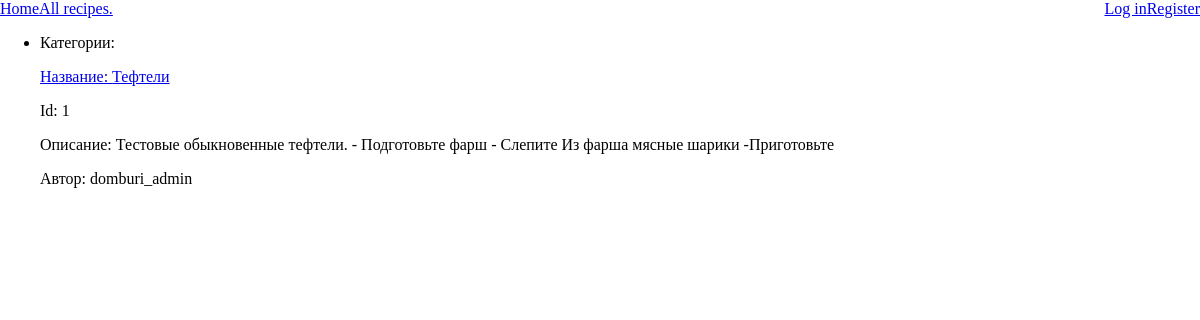
Page /recipes/ on the earlier database version.
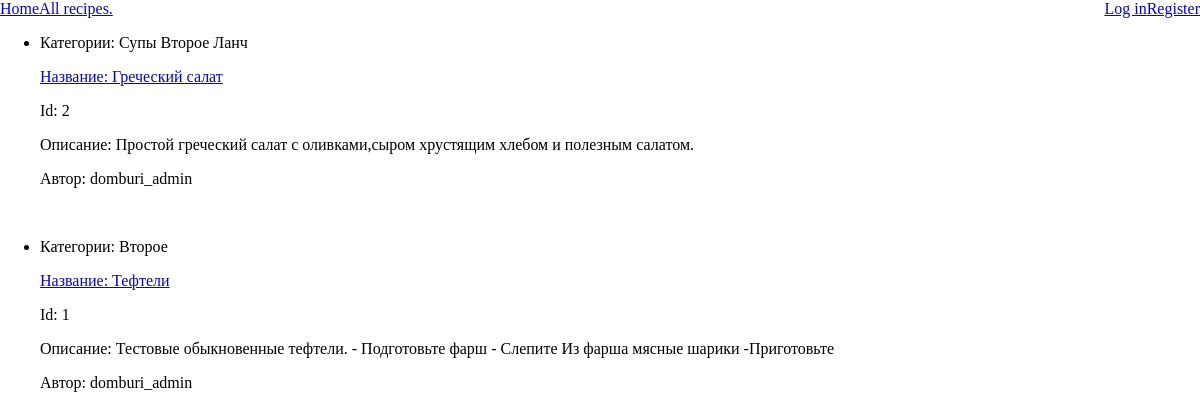
Same page on the later database version.
### recipes/models.py (models this page shows, shortened)
class Recipe(models.Model):
    name = CharField(max_length=40, null=False)
    description = TextField(max_length=2000, null=False, blank=True)
    cooking_steps = IntegerField(default=1)
    cooking_time = IntegerField(default=5)
    image = ImageField(null=True, blank=True)
    author = ForeignKey(User, on_delete=models.CASCADE, related_name='recipe')
    categories = ManyToManyField("Category", related_name='recipes')
    class Meta:
        ordering = ['pk']

class Category(models.Model):
    name = CharField(null=False, max_length=30)
    description = TextField(max_length=200, null=False, blank=True)

### recipes/views.py (the view)
# urls.py: path("", RecipeGeneralView.as_view(), name='index'),
class RecipeGeneralView(ListView):
    queryset = Recipe.objects.select_related('author') \
                   .prefetch_related('categories') \
                   .order_by('?')[:5]
    context_object_name = 'recipes'
    template_name = 'recipes/recipes.html'

### recipes/templates/recipes/recipes.html (shortened to what this page needs)
{% extends "./base.html" %}
{% block body %}
<div>
    {% if recipes %}
    <ul>
        {% for recipe in recipes %}
        <li>
            {% if recipe.categories %}
            <p>
                Категории:
                {% for category in recipe.categories.all %}
                {{ category.name }}
                {% endfor %}
            </p>
            {% endif %}
            <p><a href="{% url 'recipes:recipe_detail' recipe.pk %}">
                Название: {{ recipe.name }}</a></p>
            <p>Id: {{ recipe.pk }}</p>
            <p>Описание: {{ recipe.description }}</p>
            <p>Автор: {{ recipe.author }}</p>
        </li>
        <br>
        {% endfor %}
    </ul>
    {% else %}
    <span>No data here yet.</span>
    {% endif %}
</div>
{% endblock %}

### recipes/templates/recipes/base.html (shortened to what this page needs)
<!DOCTYPE html>
<html lang="en">
<head>
</head>
<body>
<div class="h-1">
    <div>
        <a href="{% url 'recipes:index' %}">Home</a>
        <a href="{% url 'recipes:recipes_list' %}">All recipes.</a>
    </div>
    {% if user.is_authenticated %}
    <div>
        <p>Username: {{ user.username }} </p>
        <a href="{% url 'recipes:create_recipe' %}">Create recipe</a>
        <a href="{% url 'authentication:about_me' %}">About me</a>
        <a href="{% url 'authentication:profile' %}">Redact profile</a>
        <a href="{% url 'authentication:logout' %}">Log out</a>
    </div>
    {% else %}
    <div>
        <a href="{% url 'authentication:login' %}">Log in</a>
        <a href="{% url 'authentication:register' %}">Register</a>
    </div>
    {% endif %}
</div>
{% block body %}
{% endblock %}
</body>
</html>

### recipes/templates/recipes/base.html (style rules this page uses)
body, html { margin: 0; padding: 0; font-size: 20 px; }
.h-1 { display: flex; justify-content: space-between; align-items: center; }
.h-1 > div { display: flex; justify-content: space-between; align-items: center; }

Differences in the rows shown:
added Recipe: name "Греческий салат", pk "2", description "Простой греческий салат с оливками,сыром хрустящим хлебом и полезным салатом.", author "domburi_admin"
added Category: name "Супы", shown under "Греческий салат"
added Category: name "Второе"
added Category: name "Ланч", shown under "Греческий салат"
